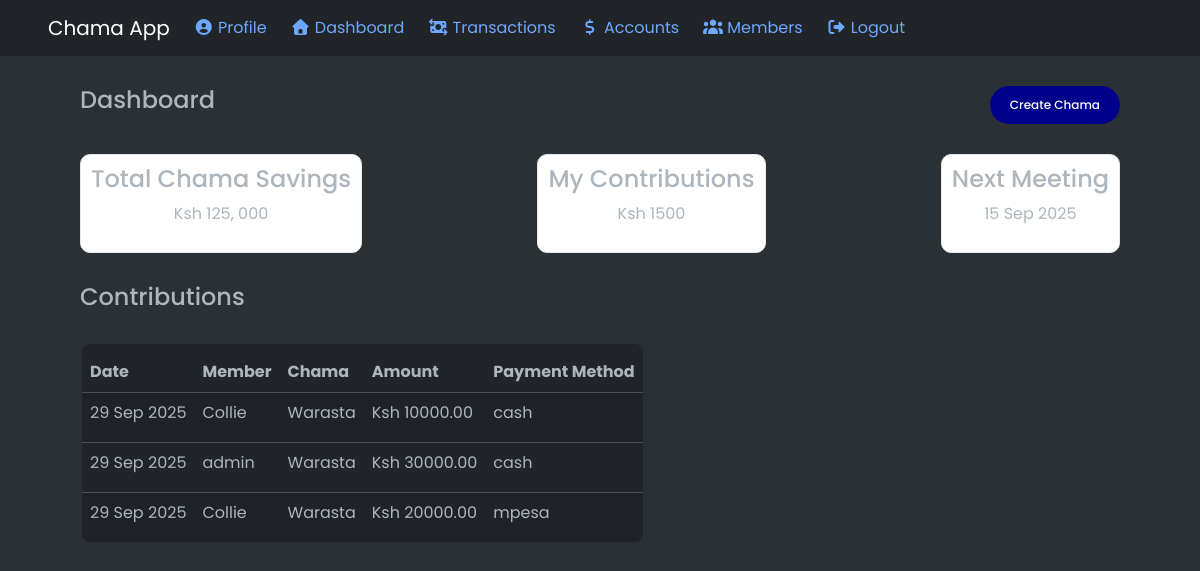
Before: /dashboard/ (signed in) with the older database file.
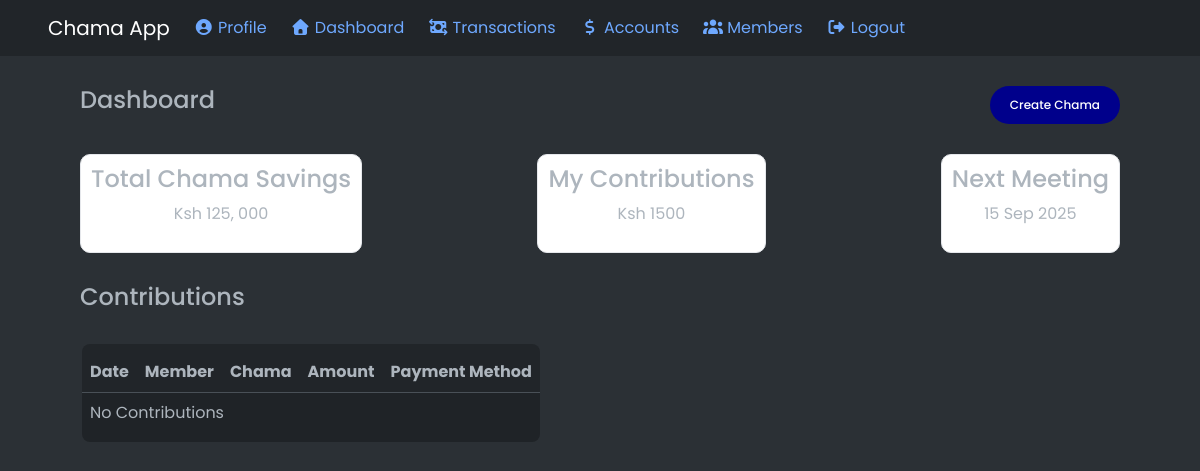
After: the same page with the newer database file.
### app/models.py (models this page shows, shortened)
class Contribution(models.Model):
    PAYMENT_METHODS = [
        ('cash', 'Cash'),
        ('mpesa', 'M-Pesa'),
        ('bank', 'Bank Transfer'),
    ]
    member = models.ForeignKey('Member', on_delete=models.CASCADE, related_name='contributions')
    amount = models.DecimalField(max_digits=10, decimal_places=2, validators=[MinValueValidator(1)])
    date = models.DateTimeField(auto_now_add=True)
    payment_method = models.CharField(max_length=20, choices=PAYMENT_METHODS)

class Member(models.Model):
    ROLE_CHOICES = [
        ('leader', 'Leader'),
        ('member', 'Member'),
    ]
    user = models.ForeignKey(settings.AUTH_USER_MODEL, on_delete=models.CASCADE)
    chama = models.ForeignKey('Chama', on_delete=models.CASCADE, related_name='members')
    role = models.CharField(max_length=15, choices=ROLE_CHOICES, default='member')
    joined_at = models.DateTimeField(auto_now_add=True)
    class Meta:
        unique_together = ('user', 'chama') # prevents duplicate membership
    """
    How Member Management Works:

    1. When someone creates a Chama, they are automatically assigned as Leader in the Member table.
    2. The Leader can later invite/add members by selecting existing users or entering their email/username.
    3. Each user can belong to multiple Chamas.
    """

class CustomUser(AbstractUser):
    email = models.EmailField(unique=True)
    phone_number = models.CharField(max_length=15, blank=True, null=True)

class Chama(models.Model):
    name = models.CharField(max_length=255)
    description = models.TextField(blank=True, null=True)
    created_by = models.ForeignKey(
        settings.AUTH_USER_MODEL,
        on_delete=models.CASCADE,
        related_name='chamas_created'
    )
    created_at = models.DateTimeField(auto_now_add=True)
    account_number = models.CharField(max_length=50, unique=True, blank=True, null=True)

### app/views.py (the view)
# urls.py: path('dashboard/', views.dashboard_view, name='dashboard'),
@login_required
def dashboard_view(request):
    chamas = Chama.objects.filter(created_by=request.user)
    user_chamas = Member.objects.filter(user=request.user).values_list('chama', flat=True)
    latest_contributions = (
        Contribution.objects.filter(member__chama__in=user_chamas)
        .select_related("member__user", "member__chama")
        .order_by("-date")[:3]
    )
    context = {
        'chamas': chamas,
        'latest_contributions': latest_contributions
    }
    return render(request, 'app/dashboard.html', context)

### app/templates/app/dashboard.html (shortened to what this page needs)
{% extends 'app/base.html' %}
{% block content %}
<section class="home section">
  <div class="container-wrapper">
    <div class="dashboard">
      <h4>Dashboard</h4>
      <a href="{% url 'create_chama' %}" class="btn btn-sm btn-outline-primary ms-2">
        Create Chama
      </a>
    </div>
    <div class="dashboard-wrapper">
      <div class="dashboard-item">
        <h4>Total Chama Savings</h4>
        <p>Ksh 125, 000</p>
      </div>
      <div class="dashboard-item">
        <h4>My Contributions</h4>
        <p>Ksh 1500</p>
      </div>
      <div class="dashboard-item">
        <h4>Next Meeting</h4>
        <p>15 Sep 2025</p>
      </div>
    </div>
    <div class="contributions-content">
      <div class="contributions-title">
        <h4>Contributions</h4>
      </div>
      <div class="contributions-wrapper">
        <div class="contributions">
          <table border="1" class="table table-striped">
            <thead>
              <tr>
                <th>Date</th>
                <th>Member</th>
                <th>Chama</th>
                <th>Amount</th>
                <th>Payment Method</th>
              </tr>
            </thead>
            {% for contribution in latest_contributions %}
            <tr>
              <td>{{ contribution.date|date:"d M Y" }}</td>
              <td>{{ contribution.member.user.username }}</td>
              <td>{{ contribution.member.chama.name }}</td>
              <td>Ksh {{ contribution.amount }}</td>
              <td>{{ contribution.payment_method }}</td>
            </tr>
            {% empty %}
            <tr>
              <td colspan="5">No Contributions</td>
            </tr>
            {% endfor %}
          </table>
        </div>
      </div>
    </div>
  </div>
</section>
{% endblock %}

### app/templates/app/base.html (shortened to what this page needs)
{% load static %}
<!doctype html>
<html lang="en">
  <head>
    <link
      rel="stylesheet"
      href="https://cdnjs.cloudflare.com/ajax/libs/font-awesome/7.0.1/css/all.min.css"
    />
    <link
      rel="stylesheet"
      href="https://cdn.jsdelivr.net/npm/bootstrap@5.3.0/dist/css/bootstrap.min.css"
    />
    <link rel="stylesheet" href="{% static 'css/styles.css' %}" />
  </head>
  <body data-bs-theme="dark">
    <nav class="navbar navbar-expand-lg navbar-dark bg-dark">
      <div class="container-fluid px-4 px-lg-5">
        <a class="navbar-brand me-4" href="#">Chama App</a>
        <div class="collapse navbar-collapse" id="navbarColor04">
          <ul class="navbar-nav me-auto">
            {% if request.user.is_authenticated %}
            <li class="nav-item me-4">
              <a href="{% url 'update_user' %}"
                ><i class="fa-solid fa-circle-user"></i> Profile</a
              >
            </li>
            <li class="nav-item me-4">
              <a href="{% url 'dashboard' %}" class="active">
                <i class="fa-solid fa-house"></i> Dashboard
              </a>
            </li>
            <li class="nav-item me-4">
              <a href="{% url 'transactions' %}">
                <i class="fa-solid fa-money-bill-transfer"></i> Transactions
              </a>
            </li>
            <li class="nav-item me-4">
              <a href="{% url 'accounts' %}">
                <i class="fa-solid fa-dollar-sign"></i> Accounts
              </a>
            </li>
            <li class="nav-item me-4">
              <a href="{% url 'members_home' %}">
                <i class="fa-solid fa-users"></i> Members
              </a>
            </li>
            <li class="nav-item me-4">
              <a href="{% url 'logout' %}">
                <i class="fa-solid fa-right-from-bracket"></i> Logout
              </a>
            </li>
            {% else %}
            <li class="nav-item me-4">
              <a href="{% url 'login' %}">
                <i class="fa-solid fa-right-from-bracket"></i> Login
              </a>
            </li>
            {% endif %}
          </ul>
        </div>
      </div>
    </nav>
    <div class="main-content bg-body-tertiary">
      {% block content %}{% endblock %}
    </div>
  </body>
</html>

### app/static/css/styles.css (style rules this page uses)
:root { --color-bg: #fdfcf9; --color-surface: #f8f6f2; --color-card: #f5f3ef; --second-color: #b9b9b9; --primary-color: #b5afaf; --black-color: #020101; --btn-color: #00008b; --color-text-primary: #111827; --color-text-secondary: #6b7280; --color-text-light: #9ca3af; --text-black-900: #302e4d; --color-accent: #22c55e; --color-accent-dark: #16a34a; --color-accent-light: #86efac; --color-border: #e5e7eb; --color-skin-dark: #3b2f2f; --color-skin-light: #f5d6c6; --color-uniform-primary: #1f2937; --color-uniform-secondary: #374151; --font-size-xs: 0.75rem; --font-size-sm: 0.875rem; --font-size-base: 1rem; --font-size-lg: 1.125rem; --font-size-xl: 1.25rem; --font-size-2xl: 1.5rem; --font-size-3xl: 1.875rem; }
body { margin: 0; padding: 0; background: var(--color-bg); font-family: "Poppins", sans-serif; }
* { padding: 0; box-sizing: border-box; }
.btn { font-size: 12px; font-weight: 500; padding: 10px 20px; color: white; border-radius: 40px; border: none; display: inline-block; white-space: nowrap; background: var(--btn-color); transition: all 0.3s ease; }
.section { min-height: 100vh; display: block; padding: 0 30px; opacity: 1; }
.container-wrapper { max-width: 1100px; width: 100%; margin: auto; padding: 30px; }
ul { list-style: none; }
a { text-decoration: none; }
th, td { padding: 15px; text-align: left; }
tr { height: 50px; }
table { border: 2px solid black; border-radius: 10px; border-collapse: collapse; overflow: hidden; }
.dashboard { display: flex; justify-content: space-between; margin-bottom: 30px; }
.container-wrapper .dashboard-wrapper { display: flex; justify-content: space-between; align-items: center; }
.container-wrapper .dashboard-wrapper .dashboard-item { text-align: center; border: 1px solid var(--color-border); padding: 10px;background: white; border-radius: 10px; }
.contributions-content .contributions-title { margin-top: 30px; }
.contributions-content .contributions-wrapper { display: flex; justify-content: space-between; margin-top: 30px; }
.contributions-content .contributions-wrapper .contributions table { width: 100%; }

Changed rows visible on the page:
removed Contribution: date "29 Sep 2025", member.user.username "Collie", member.chama.name "Warasta", amount "10000.00", payment_method "cash"
removed Contribution: date "29 Sep 2025", member.user.username "admin", member.chama.name "Warasta", amount "30000.00", payment_method "cash"
removed Contribution: date "29 Sep 2025", member.user.username "Collie", member.chama.name "Warasta", amount "20000.00", payment_method "mpesa"
Other visible differences:
text now shown: "No Contributions"
